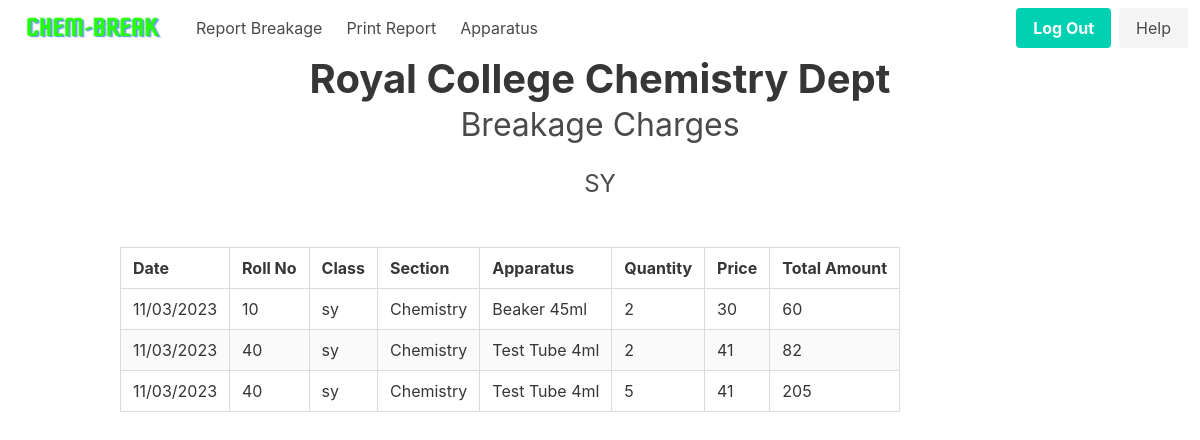
Before: /test/home/records/sy (signed in) with the older database file.
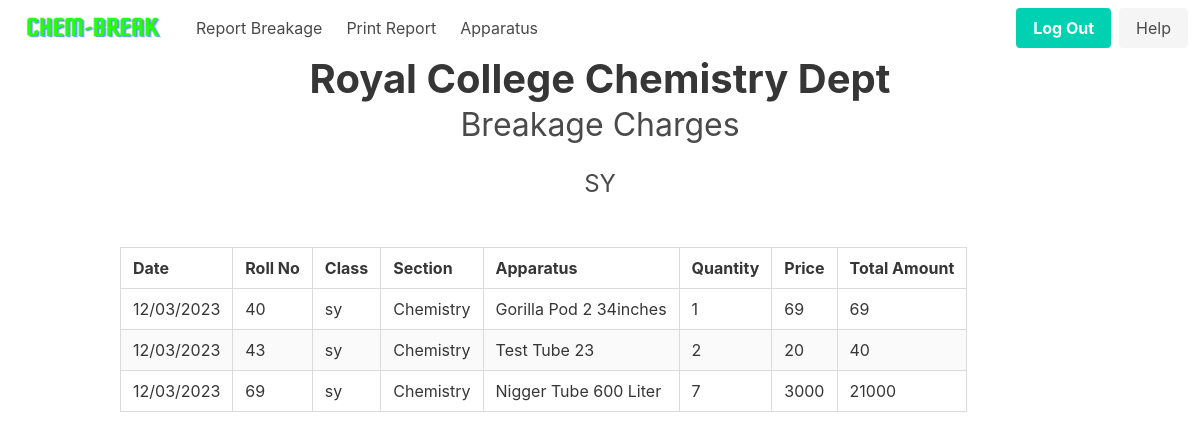
After: the same page with the newer database file.
### app/models.py (models this page shows, shortened)
class Student(db.Model):
    __tablename__ = "student"
    id = db.Column(db.Integer, primary_key=True)
    unique_id = db.Column(db.String(100), unique=True, nullable=False)
    roll_no = db.Column(db.String(10), nullable=False)
    class_ = db.Column(db.String(10), nullable=False)
    section = db.Column(db.String(10), nullable=False, default="Chemistry")
    total_amount = db.relationship('Bank', backref='student', lazy=True)

class Breakage(db.Model):
    __tablename__ = "breakage"
    id = db.Column(db.Integer, primary_key=True)
    date = db.Column(db.DateTime, nullable=False, default=datetime.utcnow)
    item_id = db.Column(db.Integer, db.ForeignKey(
        "apparatus.id"), nullable=False)
    quantity = db.Column(db.Integer, nullable=False)
    student_unique_id = db.Column(db.Integer, db.ForeignKey(
        "student.unique_id"), nullable=False)
    total_ammount = db.Column(db.Integer, nullable=False, default=0)
    student = db.relationship(
        'Student', backref='breakage', lazy=True)
    apparatus = db.relationship(
        'Apparatus', backref='breakage', lazy=True)

class Apparatus(db.Model):
    __tablename__ = "apparatus"
    id = db.Column(db.Integer, primary_key=True)
    name = db.Column(db.String(100), nullable=False)
    size = db.Column(db.String(100), nullable=False)
    price = db.Column(db.Integer, nullable=False)

### app/routes.py (the view)
@main.route("/test/home/records/<string:class_name>")
@login_required
def test_class_records(class_name):
    valid_classes = ['fy', 'sy', 'ty']
    if class_name.lower() not in valid_classes:
        abort(404)
    class_students = Student.query.filter_by(class_=class_name.lower()).all()
    view_records = []
    for student in class_students:
        breakages = Breakage.query.join(Apparatus).filter(
            and_(Breakage.student_unique_id == student.unique_id)).all()
        for breakage in breakages:
            view_record = ViewRecord(
                date=breakage.date.strftime('%d/%m/%Y'),
                roll_no=student.roll_no,
                class_=student.class_,
                section=student.section,
                apparatus=breakage.apparatus.name + " " + breakage.apparatus.size,
                quantity=breakage.quantity,
                price=breakage.apparatus.price,
                total_ammount=breakage.quantity * breakage.apparatus.price
            )
            view_records.append(view_record)
    sorted_records = sorted(view_records, key=lambda x: x.roll_no)
    return render_template('class_records.html', records=sorted_records, class_name=class_name.upper())

### app/__init__.py (called while the page is built)
def create_app(config=None):
    app = Flask(__name__)
    if config:
        app.config.from_object(config)
    db.init_app(app)
    login_manager = LoginManager()
    login_manager.login_view = 'auth.login'
    login_manager.init_app(app)
    with app.app_context():
        from app.models import User, Breakage, Student, Apparatus, Record, Bank
        db.create_all()
    from app.models import User
    @login_manager.user_loader
    def load_user(user_id):
        return User.query.get(int(user_id))
    from .auth import auth as auth_blueprint
    app.register_blueprint(auth_blueprint)
    from .routes import main as main_blueprint
    app.register_blueprint(main_blueprint)
    return app

### app/templates/class_records.html (shortened to what this page needs)
{% extends 'nav_base.html' %}
{% block content %}
<div class="container">
    <div class="columns is-vcentered is-center">
        <div class="column">
            <h1 class="title is-2 has-text-centered has-text-weight-bold">Royal College Chemistry Dept</h1>
            <h2 class="subtitle is-3 has-text-centered">Breakage Charges</h2>
            <h3 class="subtitle is-4 has-text-centered">{{ class_name }}</h3>
        </div>
    </div>
</div>
<div class="container mt-6 is-center mx-auto">
    <table class="table is-bordered is-striped is-hoverable">
        <thead>
            <tr>
                <th>Date</th>
                <th>Roll No</th>
                <th>Class</th>
                <th>Section</th>
                <th>Apparatus</th>
                <th>Quantity</th>
                <th>Price</th>
                <th>Total Amount</th>
            </tr>
        </thead>
        <tbody>
            {% for record in records %}
            <tr>
                <td>{{ record.date }}</td>
                <td>{{ record.roll_no }}</td>
                <td>{{ record.class_ }}</td>
                <td>{{ record.section }}</td>
                <td>{{ record.apparatus }}</td>
                <td>{{ record.quantity }}</td>
                <td>{{ record.price }}</td>
                <td>{{ record.total_ammount }}</td>
            </tr>
            {% endfor %}
        </tbody>
    </table>
</div>
{% endblock %}

### app/templates/nav_base.html (shortened to what this page needs)
<!DOCTYPE html>
<html lang="en">
<head>
    <link rel="stylesheet" href="https://cdn.jsdelivr.net/npm/bulma@0.9.4/css/bulma.min.css">
    <link rel="stylesheet" href="https://cdnjs.cloudflare.com/ajax/libs/font-awesome/6.3.0/css/all.min.css"
 />
</head>
<body>
    <nav class="navbar" role="navigation" aria-label="main navigation">
        <div class="navbar-brand">
            <a class="navbar-item" href="{{ url_for('main.home') }}">
                <img src="{{ url_for('static', filename='logo-home.png')}}">
            </a>
        </div>
        <div id="navbarBasicExample" class="navbar-menu">
            <div class="navbar-start">
                <a class="navbar-item" href="{{ url_for('main.breakage') }}">
                    Report Breakage
                </a>
                <a class="navbar-item" href="{{ url_for('main.report')}}">
                    Print Report
                </a>
                <a class="navbar-item" href="{{ url_for('main.apparatus') }}">
                    Apparatus
                </a>
            </div>
            <div class="navbar-end">
                <div class="navbar-item">
                    <div class="buttons">
                        <a class="button is-primary" href="{{ url_for('auth.logout')}}">
                            <strong>Log Out</strong>
                        </a>
                        <a class="button is-light" href="{{ url_for('main.help') }}">
                            Help
                        </a>
                    </div>
                </div>
            </div>
        </div>
    </nav>
    {% block content %}
    {% endblock %}
</body>
</html>

### app/templates/nav_base.html (style rules this page uses)
.navbar-brand a img { width: 10rem; height: 10rem; }

Changed rows visible on the page:
no longer on this page (row edited): Student: date "11/03/2023", roll_no "10", class_ "sy", section "Chemistry", apparatus "Beaker 45ml", quantity "2", price "30", total_ammount "60"
no longer on this page (row edited): Student: date "11/03/2023", roll_no "40", class_ "sy", section "Chemistry", apparatus "Test Tube 4ml", quantity "2", price "41", total_ammount "82", quantity "5", total_ammount "205"
added Student: date "12/03/2023", roll_no "40", class_ "sy", section "Chemistry", apparatus "Gorilla Pod 2 34inches", quantity "1", price "69", total_ammount "69"
now on this page (row edited): Student: date "12/03/2023", roll_no "43", class_ "sy", section "Chemistry", apparatus "Test Tube 23", quantity "2", price "20", total_ammount "40"
added Breakage: date "12/03/2023", roll_no "69", class_ "sy", section "Chemistry", apparatus "Nigger Tube 600 Liter", quantity "7", price "3000", total_ammount "21000"
